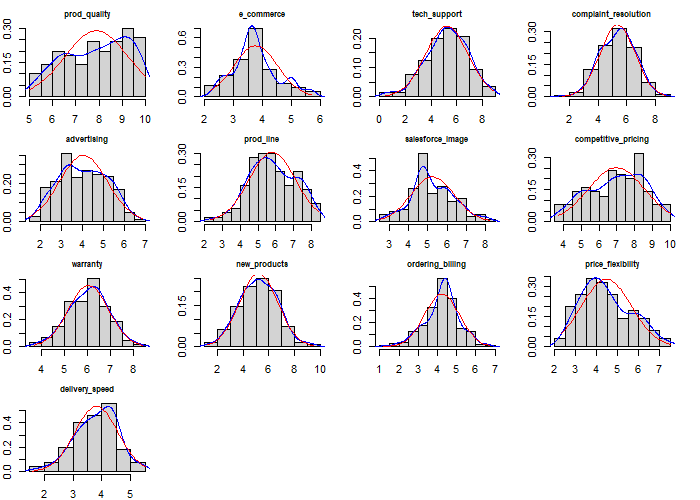

Generate this figure with R:
# Case-Study Title: Survey Analysis
# Data Analysis methodology: CRISP-DM
# Dataset: Customer survey of an USA paper company
# Case Goal: Which variables affect on business income variables?

### Required Libraries ----
install.packages('moments')
install.packages('MASS')
install.packages('mice')
library(moments)
library(MASS)
library(mice)


### Read Data from File ----
data <- read.csv('CS_01_01.csv', header = T)
dim(data)  # 200 records, 24 variables

data_mv <- read.csv('CS_01_02.csv', header = T)  # second version of above dataset with Missing-Values
dim(data_mv)  # 70 records, 15 varibles


### Step 1: Business Understanding ----
 # know business process and issues
 # know the context of the problem
 # know the order of numbers in the business


### Step 2: Data Understanding ----
### Step 2.1: Data Inspection (Data Understanding from Free Perspective) ----
## Dataset variables definition
colnames(data)

# part 1) Demographics variables (conrtolling variables)
#"customer_type": Length of time a particular customer has been buying from company:
                    #1 = less than 1 year
                    #2 = between 1 and 5 years
                    #3 = longer than 5 years

#"industry_type": Type of industry that purchases paper products:
                    #0 = magazine industry
                    #1 = newsprint industry

#"firm_size":     Employee (organization) size:
                    #0 = small firm, fewer than 500 employees
                    #1 = large firm, 500 or more employees

#"region":        Customer location:
                    #0 = USA/North America
                    #1 = outside North America

#"dist_system":   How paper products are sold to customers (distribution system):
                    #0 = sold indirectly through a broker
                    #1 = sold directly

# part 2) Perception of the company (predictor variables)
#"prod_quality":         Perceived level of quality of the company's paper products (product quality)

#"e_commerce":           Overall image of HBAT's Web site, especially user-friendliness (online platform)

#"tech_support":         Extent to which technical support is offered to help solve product/service issues

#"complaint_resolution": Extent to which any complaints are resolved in a timely and complete manner

#"advertising":          Perceptions of the company's advertising campaigns in all types of media

#"prod_line":            Depth and breadth of company's product line to meet customer needs

#"salesforce_image":     Overall image of company's salesforce

#"competitive_pricing":  Extent to which the company offers competitive prices

#"warranty":             Extent to which the company stands behind its product/service warranties and claims

#"new_products":         Extent to which the company develops and sells new products

#"ordering_billing":     Perception that ordering and billing is handled efficiently and correctly

#"price_flexibility":    Perceived willingness of the company sales reps to negotiate price on purchases of paper products

#"delivery_speed":       Amount of time it takes to deliver the paper products once an order has been confirm

# part 3) Purchase outcome section (target variables)
#"customer_satisfaction": Customer satisfaction with past purchases from the company, measured on a 10-point graphic rating scale

#"likelihood_recom":      Likelihood of recommending the company to other firms as a supplier of paper products, measured on a 10-point graphic rating scale

#"likelihood_purchase":   Likelihood of purchasing paper products from the company in the future, measured on a 10-point graphic rating scale 

#"percentage_purchase":   Percentage of the responding firm's paper needs purchased from the company, measured on a 100-point percentage scale

#"future_relationship":   Extent to which the customer/respondent perceives his or her firm would engage in strategic alliance/partnership with the company:
                            #0 = Would not consider
                            #1 = Yes, would consider strategic alliance or partnership


### Step 2.2: Data Exploring (Data Understanding from Statistical Perspective) ----
## Overview of Dataframe
class(data)
dim(data)
head(data)
tail(data, 2)
View(head(data,20))
str(data)

## Categorical variables should be stored as factor
data$customer_type <- factor(data$customer_type)
data$industry_type <- factor(data$industry_type)
data$firm_size <- factor(data$firm_size)
data$region <- factor(data$region)
data$dist_system <- factor(data$dist_system)
data$future_relationship <- factor(data$future_relationship)

summary(data)

## Univariate Profiling (check each variable individually)
# Categorical variables
#customer_type
summary(data$customer_type)
table(data$cutomer_type, useNA = 'ifany')
sum(is.na(data$customer_type))
barplot(table(data$customer_type))

#industry_type
summary(data$industry_type)
table(data$industry_type, useNA = 'ifany')
sum(is.na(data$industry_type))
barplot(table(data$industry_type))

# Continuous variables
#ID
length(unique(data$ID)) == nrow(data)  # check ID uniqueness
rownames(data) <- data$ID
data <- data[,-1]

#prod_quality
summary(data$prod_quality)
range(data$prod_quality)
quantile(data$prod_quality)
sum(is.na(data$prod_quality))  # missing value

hist(data$prod_quality, freq=F)  # distribution
x_fit <- seq(min(data$prod_quality), max(data$prod_quality), by=0.1)
y_fit <- dnorm(x_fit, mean=mean(data$prod_quality), sd=sd(data$prod_quality))
lines(x_fit, y_fit, col='red')  # draw a normal distribution density curve with same mean and sd to data

boxplot(data$prod_quality)  # outliers detection by Tukey method

#test of distribution Normality
hist(data$prod_quality, freq=F, breaks=15)
lines(density(data$prod_quality), col='blue')
x_fit <- seq(min(data$prod_quality), max(data$prod_quality), by=0.1)
y_fit <- dnorm(x_fit, mean=mean(data$prod_quality), sd=sd(data$prod_quality))
lines(x_fit, y_fit, col='red')

qqnorm(data$prod_quality, main='QQ Plot of Product Quality', pch=20)
qqline(data$prod_quality, col='red')

shapiro.test(data$prod_quality)  # Normality test
#H0 (Null) assumption: data is from normal distribution
#H1 (Alternative) assumption: data is not from normal distribution
#p-value < 0.05 reject normality assumption (reject H0)

jarque.test(data$prod_quality)  # Skewness test
#H0 (Null) assumption: sample skewness is equal to 0
#H1 (Alternative) assumption: sample skewness is not equal to 0
#p-value < 0.05 reject normality assumption

anscombe.test(data$prod_quality)  # Kurtosis test
#H0 (Null) assumption: sample kurtosis is equal to 3 (normal distribution kurtosis)
#H1 (Alternative) assumption: sample kurtosis is not equal to 3
#p-value < 0.05 reject normality assumption

#Conclusion: reject normality assumption

#e_commerce
summary(data$e_commerce)
range(data$e_commerce)
quantile(data$e_commerce)
sum(is.na(data$e_commerce))  # missing value

hist(data$e_commerce, freq=F)  # distribution
x_fit <- seq(min(data$e_commerce), max(data$e_commerce), by=0.1)
y_fit <- dnorm(x_fit, mean=mean(data$e_commerce), sd=sd(data$e_commerce))
lines(x_fit, y_fit, col='red')  # draw a normal distribution density curve with same mean and sd to data

boxplot(data$e_commerce)  # outliers detection by Tukey method

#test of distribution Normality
hist(data$e_commerce, freq=F, breaks=15)
lines(density(data$e_commerce), col='blue')
x_fit <- seq(min(data$e_commerce), max(data$e_commerce), by=0.1)
y_fit <- dnorm(x_fit, mean=mean(data$e_commerce), sd=sd(data$e_commerce))
lines(x_fit, y_fit, col='red')

qqnorm(data$e_commerce, main='QQ Plot of Product Quality', pch=20)
qqline(data$e_commerce, col='red')

shapiro.test(data$e_commerce)  # Normality test
#H0 (Null) assumption: data is from normal distribution
#H1 (Alternative) assumption: data is not from normal distribution
#p-value < 0.05 reject normality assumption (reject H0)

jarque.test(data$e_commerce)  # Skewness test
#H0 (Null) assumption: sample skewness is equal to 0
#H1 (Alternative) assumption: sample skewness is not equal to 0
#p-value < 0.05 reject normality assumption

anscombe.test(data$e_commerce)  # Kurtosis test
#H0 (Null) assumption: sample kurtosis is equal to 3 (normal distribution kurtosis)
#H1 (Alternative) assumption: sample kurtosis is not equal to 3
#p-value < 0.05 reject normality assumption

#Conclusion: reject normality assumption

# Plot all 13 measuring perception variables in one plot
par(mfrow = c(4,4), mar = c(2,2,2,2), cex.main = 0.8)
for(i in 6:18){
	hist(data[,i],
		xlab = "",
		main = colnames(data)[i],
		freq = F)

	lines(density(data[,i]), col = 'blue')

	x_fit <- seq(min(data[,i]), max(data[,i]), length.out = 50)
	y_fit <- dnorm(x_fit, mean = mean(data[,i]), sd = sd(data[,i]))
	lines(x_fit, y_fit, col = 'red')
}

par(mfrow = c(1,1), mar = c(5, 4, 4, 2) + 0.1, cex.main = 1)

## Bivariate Profiling (measure 2-2 relationships between variables)
# Two Continuous variables (Correlation Analysis)
cor(data$prod_quality, data$likelihood_purchase, method = 'pearson')
plot(data$prod_quality, data$likelihood_purchase)

#Hypothesis Test: Spearman Correlation test
cor.test(data$prod_quality, data$likelihood_purchase, method = 'spearman', exact = F)
#H0(Null hypothesis): cor = 0 in population
#H1(Alternative hypothesis): cor in population is not 0 and is = what we calculated for cor based-on our statistical sample
#p-value < 0.05 reject H0 assumption
#result: cor is not 0, and is 0.4482

#Correlation table
cor_table <- round(cor(data[,c(21, 6:18)]), 2)
View(cor_table)
#result: the prod_line has the most linear effect on likelihood_purchase

# Two Categorical variables (Cross-Tabulation Analysis)
#firm_size vs. future_relationship (are independent or not?)
#our hypothesis: big firm_size companies, would like to have future_relasionship with us
cross_tab <- table(firm_size = data$firm_size, future_relationship = data$future_relationship)
cross_tab

chisq.test(cross_tab)
#H0: future_relationship is independent of firm_size
#H1: future_relationship is related to firm_size
#If p-value < 0.05 reject H0

#proportion table
prop.table(cross_tab)  # total percentage
prop.table(cross_tab,1)  # marginal percentage on row
prop.table(cross_tab,2)  # marginal percentage on column

#result: it seems that distributions are different and there is a relationship between firm_size and future_relationship (they are related to each other)

# Categorical vs. Continuous variables
#prod_quality vs. future_relationship
boxplot(prod_quality ~ future_relationship, data = data, names = levels(data$future_relationship))  # descriptive way
means <- tapply(data$prod_quality, data$future_relationship, mean)
points(x = c(1,2), y = means, pch = 19, col = 'red', cex = 1.25)

#measure if Median of two groups are equal or not?
wilcox.test(prod_quality ~ future_relationship, data = data, alternative = 'two.sided', paired = F, mu = 0)

#result: the median of two groups is statistically significant different -> product_quality has effect on future_relationship


### Step 3: Data PreProcessing ----
### Step 3.1: Data Manipulation (Changing variable) ----
# Min-Max Normalization
summary(data$percentage_purchase)
hist(data$percentage_purchase, breaks = 20)

mn_normalize <- function(x){
	return((x - min(x)) / (max(x) - min(x))
}

data$percentage_purchase_mn_normalized <- mn_normalize(data$percentage_purchase)
hist(data$percentage_purchase_mn_normalized, breaks = 20)

# Z-score Normalization
z_normalize <- function(x){
	return((x - mean(x)) / sd(x))
}

data$percentage_purchase_z_normalized <- z_normalize(data$percentage_purchase)
hist(data$percentage_purchase_z_normalized, breaks = 20)

# Linear Transformation
#aggregate likelihood_recom and likelihood_purchase (combine to one variable) into future_action: measure prediction of customer behavior in future
summary(data[,c(20,21)])
data$future_action <- 1 / 2 * (data$likelihood_recom + data$likelihood_purchase)  # linear combination
summary(data$future_action)

# Discretize data
summary(data$percentage_purchase)
data$purchase_vol <- ifelse(data$percentage_purchase > median(data$percentage_purchase), 'High', 'Low')
data$purchase_vol


# Transform Skewed data to Normal data
data$prod_quality  # our data is skewed to left and is not normal, we want to close it to normal

#Manual transformation (to make a variable Normal: decrease its skewness)
log_prod_quality <- log(max(data$prod_quality) + 0.001 - data$prod_quality)  # classic changing variable technique

#test of distribution Normality
hist(log_prod_quality, freq=F, breaks=15)
lines(density(log_prod_quality), col='blue')
x_fit <- seq(min(log_prod_quality), max(log_prod_quality), by=0.1)
y_fit <- dnorm(x_fit, mean=mean(log_prod_quality), sd=sd(log_prod_quality))
lines(x_fit, y_fit, col='red')

qqnorm(log_prod_quality, main='QQ Plot of Product Quality', pch=20)
qqline(log_prod_quality, col='red')

shapiro.test(log_prod_quality)  # Normality test
#H0 (Null) assumption: data is from normal distribution
#H1 (Alternative) assumption: data is not from normal distribution
#p-value < 0.05 reject normality assumption (reject H0)

jarque.test(log_prod_quality)  # Skewness test
#H0 (Null) assumption: sample skewness is equal to 0
#H1 (Alternative) assumption: sample skewness is not equal to 0
#p-value < 0.05 reject normality assumption

anscombe.test(log_prod_quality)  # Kurtosis test
#H0 (Null) assumption: sample kurtosis is equal to 3 (normal distribution kurtosis)
#H1 (Alternative) assumption: sample kurtosis is not equal to 3
#p-value < 0.05 reject normality assumption

#Conclusion: this transformation could not close prod_quality to normal distribution -> keep going prod_quality transformation manually to see which transformation close it to normal (not recommended)

#Box-Cox transformation (to make a variable Normal: decrease its skewness)
box_results <- boxcox(data$prod_quality ~ 1, lambda = seq(-6, 6, by = 0.1))
class(box_results)
box_results  # x:searched lambdas, y:log(likelihood)
lambda <- box_results$x[which(box_results$y == max(box_results$y))]  # find the lambda which have maximum log_likelihood
boxcox_prod_quality <- (data$prod_quality ^ lambda - 1) / lambda

#test of distribution Normality
hist(boxcox_prod_quality, freq=F, breaks=15)
lines(density(boxcox_prod_quality), col='blue')
x_fit <- seq(min(boxcox_prod_quality), max(boxcox_prod_quality), by=0.1)
y_fit <- dnorm(x_fit, mean=mean(boxcox_prod_quality), sd=sd(boxcox_prod_quality))
lines(x_fit, y_fit, col='red')

qqnorm(boxcox_prod_quality, main='QQ Plot of Product Quality', pch=20)
qqline(boxcox_prod_quality, col='red')

shapiro.test(boxcox_prod_quality)  # Normality test
#H0 (Null) assumption: data is from normal distribution
#H1 (Alternative) assumption: data is not from normal distribution
#p-value < 0.05 reject normality assumption (reject H0)

jarque.test(boxcox_prod_quality)  # Skewness test
#H0 (Null) assumption: sample skewness is equal to 0
#H1 (Alternative) assumption: sample skewness is not equal to 0
#p-value < 0.05 reject normality assumption

anscombe.test(boxcox_prod_quality)  # Kurtosis test
#H0 (Null) assumption: sample kurtosis is equal to 3 (normal distribution kurtosis)
#H1 (Alternative) assumption: sample kurtosis is not equal to 3
#p-value < 0.05 reject normality assumption

#Conclusion: this transformation could not close prod_quality to normal distribution


### Step 3.2: Recognize and Dealing with Missing Values ----
# Correlation Analysis with Missing Data (we can not calculate Correlation when have NAs)
#Determine the type of MVs in our sample (know the cause of having NAs)
View(data_mv)

#Determine the Extent of MVs in our data
summary(data_mv)
data_mv[data_mv == '.'] <- NA  # replace '.' with NA (Not-Available)
data_mv[,2:10] <- lapply(data_mv[,2:10], as.numeric)  # convert columns 2 to 10 to numeric
data_mv[,11:15] <- lapply(data_mv[,11:15], as.factor)  # convert columns 11 to 15 to factor
summary(data_mv)

#Variable aspect: NA count by columns
mv_summary_1 <- data.frame(variable_names = colnames(data_mv))
mv_summary_1$mvs_freq <- apply(data_mv, 2, function(x) sum(is.na(x)))  # frequency of NAs in each variable
mv_summary_1$mvs_percent <- round(mv_summary_1$mvs_freq / nrow(data_mv), 3) * 100
View(mv_summary_1)  # NA count and percentage in each variable

#Case aspect: NA count by rows
mv_summary_2 <- as.data.frame(table(apply(data_mv, 1, function(x) sum(is.na(x)))))  # frequencey of NAs in each row
colnames(mv_summary_2) <- c('mvs_per_case', 'mvs_freq')
mv_summary_2$mvs_percent <- round(mv_summary_2$mvs_freq / nrow(data_mv), 3) * 100
mv_summary_2$mvs_per_case <- as.numeric(levels(mv_summary_2$mvs_per_case))
mv_summary_2$mvs_per_case_percent <- round(mv_summary_2$mvs_per_case / (ncol(data_mv) - 1), 3) * 100
View(mv_summary_2[c(1,4,2,3)]

#Check Patterns of Missing Data by Case (Observation)
data_w_mvs <- data_mv[apply(data_mv, 1, function(x) any(is.na(x))), ]  # choose observation with at-least one NA
data_w_mvs$mvs_count <- apply(data_w_mvs, 1, function(x) sum(is.na(x)))
View(data_w_mvs)

#Decision: remove variable V1 (30% NAs)                  -> systematic NAs
#          and cases with 50% and more NAs from dataset
#      ID: 210, 214, 233, 245, 261, 263                  -> have not enough quality for analysis

data_mv_1 <- data_mv[- which(data_mv$ID %in% data_w_mvs[which(data_w_mvs$mvs_count >= 7), 1]), ]
data_mv_1 <- data_mv_1[,-2]
dim(data_mv_1)
View(data_mv_1)

#Select and Use the Imputation method
#method 1: Complete Case Approach (just use complete rows)
data_1_comp <- data_mv_1[apply(data_mv_1, 1, function(x) any(is.na(x))) == F, ]
View(data_1_comp)

mean_imput_comp <- data.frame(apply(data_1_comp[2:9], 2, mean))
colnames(mean_imput_comp) <- 'all_case'
mean_imput_comp

sd_imput_comp <- data.frame(apply(data_1_comp[2:9], 2, sd))
colnames(sd_imput_comp) <- 'all_case'
sd_imput_comp

#method 2: Mean Substitution (replace NA with mean(column))
data_1_mean_sub <- data_mv_1
for (i in 2:9){
	data_1_mean_sub[is.na(data_1_mean_sub[,i]),i] <- mean(data_1_mean_sub[,i], na.rm = T)
}
View(data_1_mean_sub)

mean_imput_comp$mean_sub <- apply(data_1_mean_sub[2:9], 2, mean)
mean_imput_comp

sd_imput_comp$mean_sub <- apply(data_1_mean_sub[2:9], 2, sd)
sd_imput_comp

#method 3: Regression Imputation
data_1_reg <- data_mv_1
imp_reg <- mice(data_1_reg[,2:9], method = 'norm.predict', m = 5)
class(imp_reg)
data_1_reg[,2:9] <- complete(imp_reg)
View(data_1_reg)

mean_imput_comp$reg <- apply(data_1_reg[2:9], 2, mean)
mean_imput_comp

sd_imput_comp$reg <- apply(data_1_reg[2:9], 2, sd)
sd_imput_comp

#Correlation Analysis
View(cor(data_1_comp[2:9]))  # All Complete Case
View(cor(data_1_mean_sub[2:9]))  # Mean Substitution
View(cor(data_1_reg[2:9]))  # Regression


### Step 3.3: Recognize and Dealing with Outliers ----
# Classic method (based-on normal distribution)
(data$percentage_purchase - mean(data$percentage_purchase)) / sd(data$percentage_purchase) > 3

# Tukey method (based-on quantile logic)
boxplot(data$percentage_purchase)$out

# MAD-Median Rule method
abs(data$percentage_purchase - median(data$percentage_purchase))/mad(data$percentage_purchase) > 2.5
